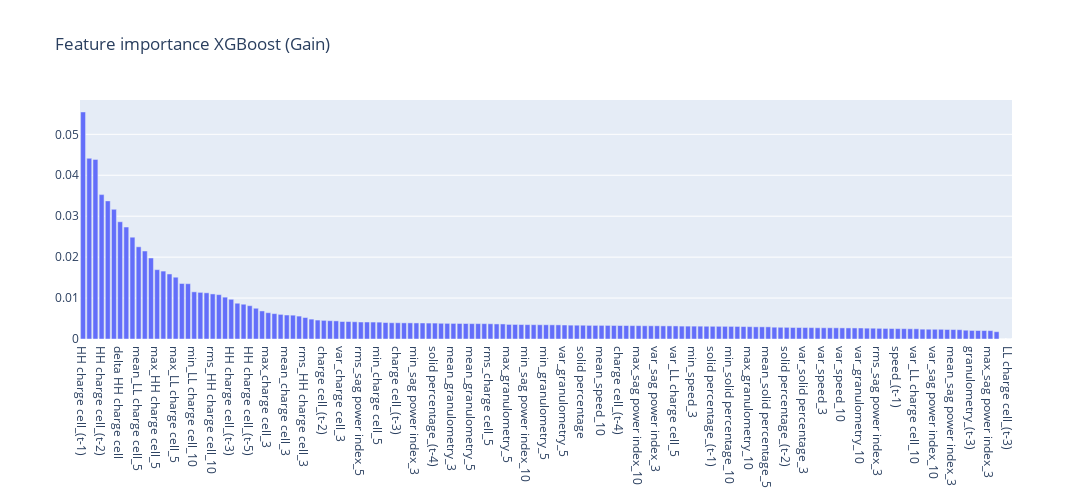

The notebook cell this image was saved under:
### Code cell
# Plot
fig = go.Figure([go.Bar(x=df_importance["tag"], y=df_importance["importance"])])
fig.update_layout(height=500, width=1200,title="Feature importance XGBoost (Gain)",) 
fig.show()

### Figure 1 — Plotly figure (JSON) as saved in the notebook; plotly's stock layout.template omitted (floating-point values rounded to 4 significant figures; data arrays with more than 128 entries replaced by an {"elided": "..."} marker saying what was removed)
{"data": [{"type": "bar", "x": {"elided": "151 str values"}, "y": {"elided": "151 float values"}}], "layout": {"height": 500, "title": {"text": "Feature importance XGBoost (Gain)"}, "width": 1200}}
